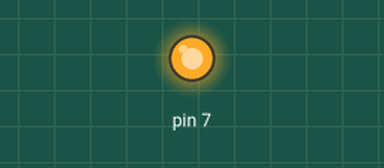
The sketch below on a simulated Arduino Uno, built with avr-gcc and run on an emulated ATmega328P. Parts: output pins drawn as LEDs (lit = HIGH). What the sketch prints to the serial monitor is not drawn.

Above: at 0.5 s.
At 8.0 s:
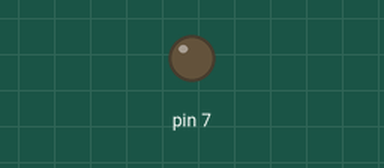
Timing chart, 0 to 14.3 s (numbered marks = the images above):
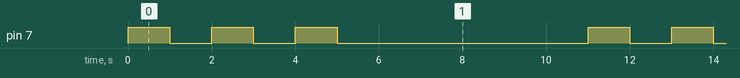

The sketch:

10_16520136_01d.ino
```cpp
int change = 0;

int count = 0;

int counter;

void setup()
{
  pinMode(7, OUTPUT);
  Serial.begin(9600);

}

void loop()
{
  for (counter = 0; counter < 3; ++counter) {
    digitalWrite(7, HIGH);
    delay(1000); // Wait for 1000 millisecond(s)
    digitalWrite(7, LOW);
    delay(1000); // Wait for 1000 millisecond(s)
  }
  delay(5000); // Wait for 5000 millisecond(s)
  count += (0 + 1);
  Serial.print("hello world");
  Serial.println(count);
}
```

Measured:
- by itself, pin 7: repeats every 11.0 s: 2 × (LOW 1.0 s, HIGH 1.0 s), LOW 6.0 s, HIGH 1.0 s
- by itself, everything shown: repeats every 11.0 s, in 6 steps
